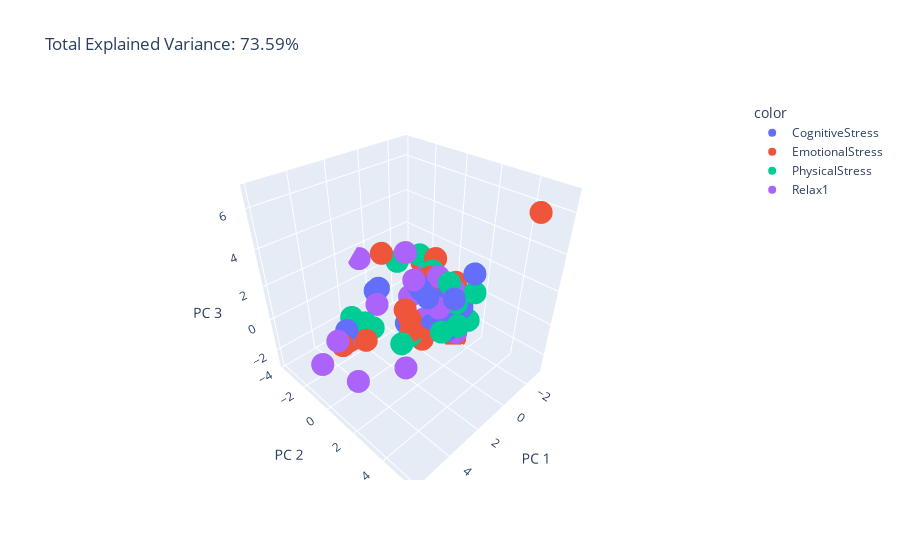

Notebook code cell kept with this figure:
### Code cell
from sklearn.preprocessing import StandardScaler
from sklearn.decomposition import PCA
import plotly.express as px

# Το PCA απαιτεί κανονικοποιημένες τιμες μεταξύ των features
def NormalizeData(data):
    return (data - np.min(data)) / (np.max(data) - np.min(data))

X = NormalizeData(X)

standardized_X = StandardScaler().fit_transform(X)

# 3D plot
pca = PCA(n_components=3)

principalComponents = pca.fit_transform(standardized_X)

principalDF = pd.DataFrame(data = principalComponents, columns = ['PC1', 'PC2', 'PC3'])

finalDF = pd.concat((principalDF, features['Label']), axis = 1)

total_var = pca.explained_variance_ratio_.sum() * 100

fig = px.scatter_3d(
    principalComponents, x=0, y=1, z=2, color=features['Label'],
    title=f'Total Explained Variance: {total_var:.2f}%',
    labels={'0': 'PC 1', '1': 'PC 2', '2': 'PC 3'}
)
fig.show()

# 2D plot
fig = plt.figure(figsize = (8,8))
ax = fig.add_subplot(1,1,1)
ax.set_xlabel('PC1', fontsize = 15)
ax.set_ylabel('PC2', fontsize = 15)
ax.set_title('2 component PCA', fontsize = 20)
targets = set(features['Label'])
colors = ['r', 'g', 'b', 'y', 'm', 'c', 'k']
for target, color in zip(targets,colors):
    indicesToKeep = finalDF['Label'] == target
    ax.scatter(finalDF.loc[indicesToKeep, 'PC1']
               , finalDF.loc[indicesToKeep, 'PC2']
               , c = color
               , s = 50)
ax.legend(targets)
ax.grid()

### Figure 1 — Plotly figure (JSON) as saved in the notebook; plotly's stock layout.template omitted (floating-point values rounded to 4 significant figures)
{"data": [{"hovertemplate": "color=CognitiveStress<br>PC 1=%{x}<br>PC 2=%{y}<br>PC 3=%{z}<extra></extra>", "legendgroup": "CognitiveStress", "marker": {"color": "#636efa", "symbol": "circle"}, "mode": "markers", "name": "CognitiveStress", "scene": "scene", "showlegend": true, "type": "scatter3d", "x": [-0.8819, -0.4139, 1.166, 4.545, -1.712, -1.844, 0.4323, -1.665, 0.3646, -1.278, -2.042, -1.908, -1.357, 1.231, -0.9441, 0.005361, -0.5346, -0.4795, -2.306, -0.892], "y": [-0.9075, -0.4828, -1.741, -0.1163, 0.2706, 2.11, -0.4176, 0.5239, 1.019, 0.7258, 1.331, -1.376, 0.7484, -1.932, 1.216, 0.1895, 0.4766, 0.4557, -0.9896, 1.68], "z": [0.3304, 0.7446, 0.6276, 0.7498, -1.679, 1.907, -1.367, -0.5125, 1.029, -1.492, -0.687, -0.7009, 0.04291, 0.4005, -1.766, 0.9441, -1.585, 0.2349, 0.2446, 0.6366]}, {"hovertemplate": "color=EmotionalStress<br>PC 1=%{x}<br>PC 2=%{y}<br>PC 3=%{z}<extra></extra>", "legendgroup": "EmotionalStress", "marker": {"color": "#EF553B", "symbol": "circle"}, "mode": "markers", "name": "EmotionalStress", "scene": "scene", "showlegend": true, "type": "scatter3d", "x": [-2.522, -0.4532, -1.318, -2.689, 4.289, 1.66, 0.1326, -0.8115, -2.118, 0.6284, -1.111, 2.95, 1.459, -1.324, -1.726, -1.591, -1.86, 5.035, -2.542, 3.994], "y": [0.1344, -3.261, -0.4226, -2.295, -0.1946, 0.7522, 0.488, 5.582, 0.7427, 0.0395, -0.4011, -0.8598, 0.9833, -1.046, -0.2256, 0.1788, 1.147, 0.181, -1.116, 0.5572], "z": [-0.2203, 1.417, 0.7594, 0.3044, -0.03179, 0.8374, -2.142, 6.758, 0.6156, -0.7272, -0.0013, -0.3608, -0.4336, -0.2785, -1.667, 0.2022, -2.869, 0.332, 1.11, 0.236]}, {"hovertemplate": "color=PhysicalStress<br>PC 1=%{x}<br>PC 2=%{y}<br>PC 3=%{z}<extra></extra>", "legendgroup": "PhysicalStress", "marker": {"color": "#00cc96", "symbol": "circle"}, "mode": "markers", "name": "PhysicalStress", "scene": "scene", "showlegend": true, "type": "scatter3d", "x": [-2.091, 3.15, -2.203, -3.017, -1.184, -1.357, 0.01169, 2.347, -2.257, 4.242, -2.362, -2.431, -1.926, 3.921, -1.385, 2.967, 1.591, -0.9101, -1.622, -1.946], "y": [0.3769, -0.5527, 1.71, -1.87, 1.813, 0.9317, 1.707, 1.207, -2.072, -0.6028, -0.7383, 1.816, 0.01294, -0.5059, -0.8154, -0.1505, 0.987, -2.487, 1.286, -0.8013], "z": [-0.6904, 0.1417, -1.471, -0.3295, -1.207, 1.023, -0.979, -0.6123, 1.064, -0.4594, -0.3138, 0.3169, -0.2453, 0.9417, -0.2239, -0.04408, -0.7192, 1.038, -0.2108, 0.7069]}, {"hovertemplate": "color=Relax1<br>PC 1=%{x}<br>PC 2=%{y}<br>PC 3=%{z}<extra></extra>", "legendgroup": "Relax1", "marker": {"color": "#ab63fa", "symbol": "circle"}, "mode": "markers", "name": "Relax1", "scene": "scene", "showlegend": true, "type": "scatter3d", "x": [2.068, 0.657, 5.165, -1.894, -1.377, 0.06586, 5.916, -0.2427, -1.313, -0.6327, 4.663, -1.492, -1.731, -0.4135, 2.637, -0.9923, 5.041, -2.444, 4.473, -1.259], "y": [-0.8409, -3.855, 0.003627, 0.05663, -0.2923, -0.2388, -0.3171, -0.8516, -2.256, -0.1501, -0.4214, 1.47, 0.9519, 1.082, 1.779, -0.6434, 1.101, -1.611, -0.2182, 0.2519], "z": [0.5343, 1.301, 0.5694, 0.3087, -0.8231, 1.33, -0.5796, -0.1622, 1.528, -1.554, 0.04001, -2.032, 0.4255, 0.005576, -1.63, 0.2438, -1.28, 0.7343, 0.2245, 1.146]}], "layout": {"legend": {"title": {"text": "color"}, "tracegroupgap": 0}, "scene": {"domain": {"x": [0, 1], "y": [0, 1]}, "xaxis": {"title": {"text": "PC 1"}}, "yaxis": {"title": {"text": "PC 2"}}, "zaxis": {"title": {"text": "PC 3"}}}, "title": {"text": "Total Explained Variance: 73.59%"}}}
